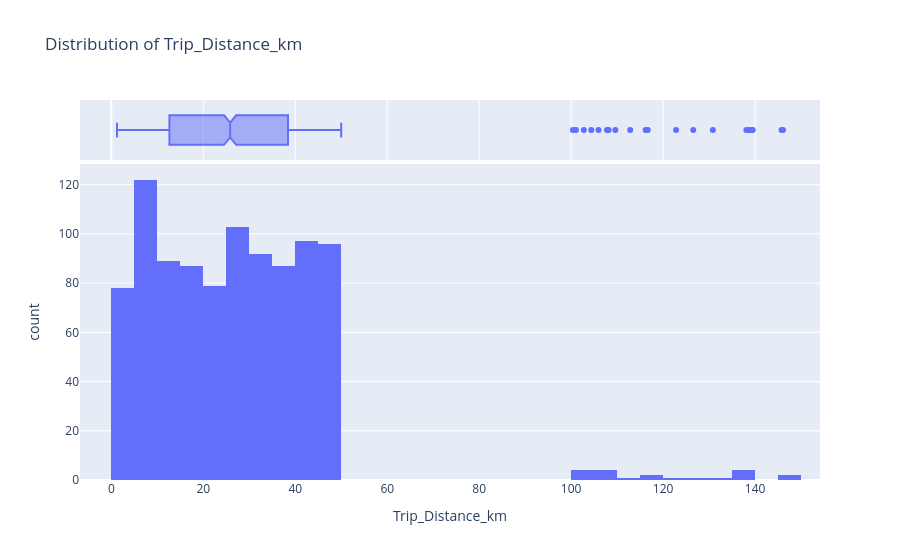
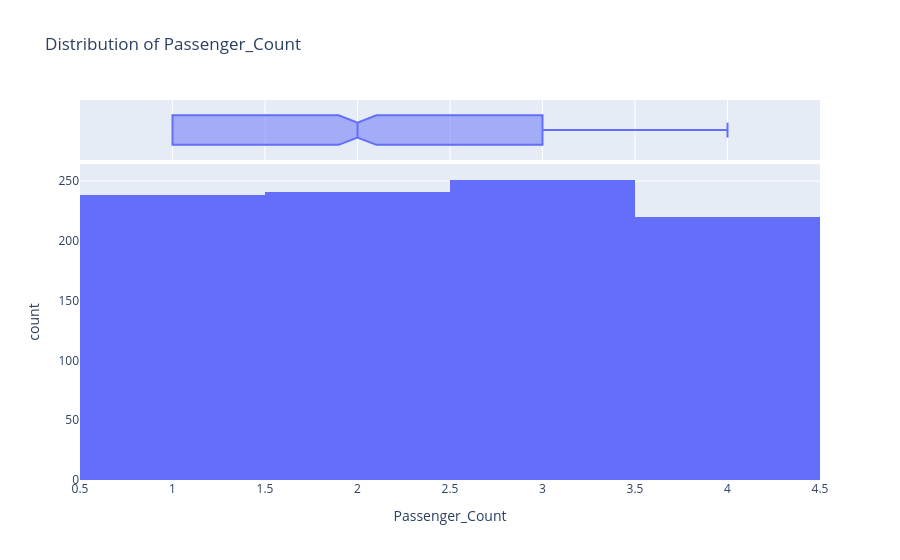
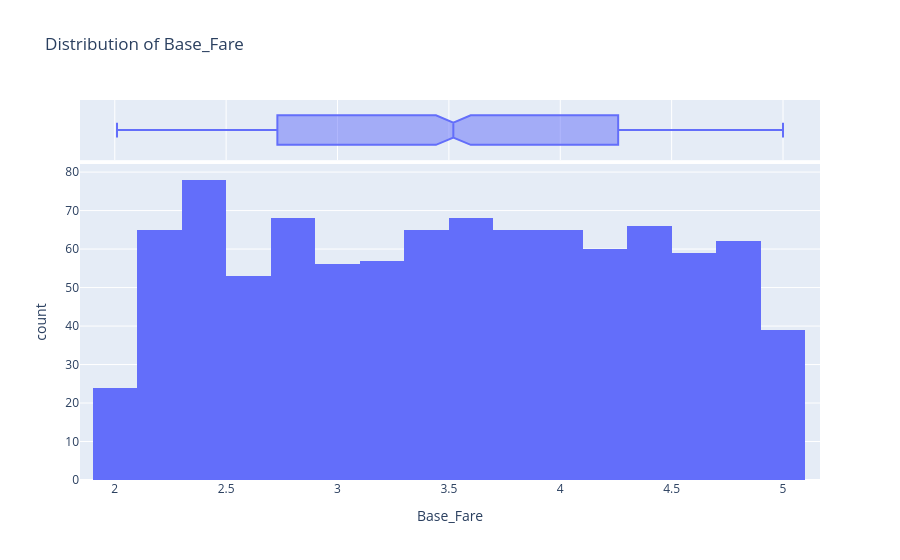
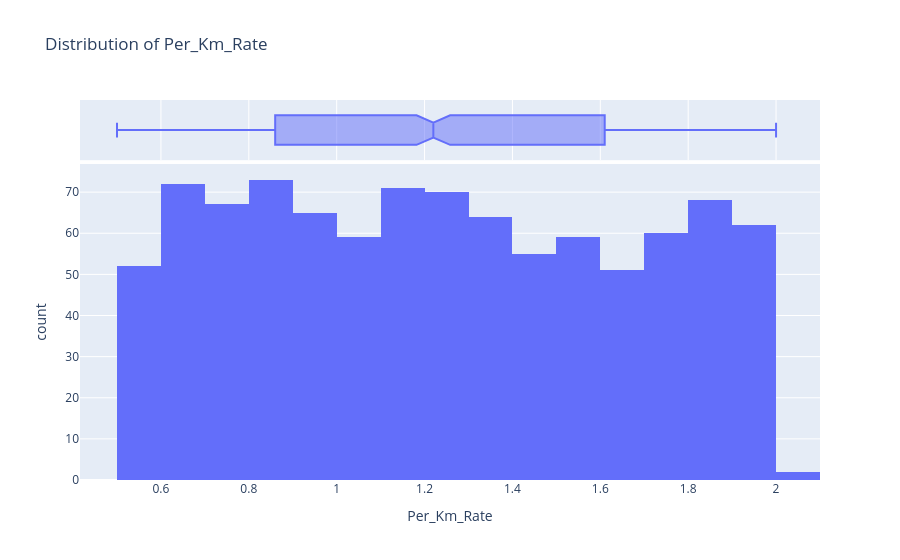

Write notebook code for charts like these, in order.
### Code cell
for col in num_cols:
    fig=px.histogram(df,x=col,marginal="box",title=f"Distribution of {col}")
    fig.show()

### Figure 1 — Plotly figure (JSON) as saved in the notebook; plotly's stock layout.template omitted (floating-point values rounded to 4 significant figures; data arrays with more than 128 entries replaced by an {"elided": "..."} marker saying what was removed)
{"data": [{"bingroup": "x", "hovertemplate": "Trip_Distance_km=%{x}<br>count=%{y}<extra></extra>", "legendgroup": "", "marker": {"color": "#636efa", "pattern": {"shape": ""}}, "name": "", "orientation": "v", "showlegend": false, "type": "histogram", "x": {"elided": "1000 float values"}, "xaxis": "x", "yaxis": "y"}, {"hovertemplate": "Trip_Distance_km=%{x}<extra></extra>", "legendgroup": "", "marker": {"color": "#636efa"}, "name": "", "notched": true, "showlegend": false, "type": "box", "x": {"elided": "1000 float values"}, "xaxis": "x2", "yaxis": "y2"}], "layout": {"barmode": "relative", "legend": {"tracegroupgap": 0}, "title": {"text": "Distribution of Trip_Distance_km"}, "xaxis": {"anchor": "y", "domain": [0, 1], "title": {"text": "Trip_Distance_km"}}, "xaxis2": {"anchor": "y2", "domain": [0, 1], "matches": "x", "showgrid": true, "showticklabels": false}, "yaxis": {"anchor": "x", "domain": [0, 0.8316], "title": {"text": "count"}}, "yaxis2": {"anchor": "x2", "domain": [0.8416, 1], "matches": "y2", "showgrid": false, "showline": false, "showticklabels": false, "ticks": ""}}}

### Figure 2 — Plotly figure (JSON) as saved in the notebook; plotly's stock layout.template omitted (floating-point values rounded to 4 significant figures; data arrays with more than 128 entries replaced by an {"elided": "..."} marker saying what was removed)
{"data": [{"bingroup": "x", "hovertemplate": "Passenger_Count=%{x}<br>count=%{y}<extra></extra>", "legendgroup": "", "marker": {"color": "#636efa", "pattern": {"shape": ""}}, "name": "", "orientation": "v", "showlegend": false, "type": "histogram", "x": {"elided": "1000 float values"}, "xaxis": "x", "yaxis": "y"}, {"hovertemplate": "Passenger_Count=%{x}<extra></extra>", "legendgroup": "", "marker": {"color": "#636efa"}, "name": "", "notched": true, "showlegend": false, "type": "box", "x": {"elided": "1000 float values"}, "xaxis": "x2", "yaxis": "y2"}], "layout": {"barmode": "relative", "legend": {"tracegroupgap": 0}, "title": {"text": "Distribution of Passenger_Count"}, "xaxis": {"anchor": "y", "domain": [0, 1], "title": {"text": "Passenger_Count"}}, "xaxis2": {"anchor": "y2", "domain": [0, 1], "matches": "x", "showgrid": true, "showticklabels": false}, "yaxis": {"anchor": "x", "domain": [0, 0.8316], "title": {"text": "count"}}, "yaxis2": {"anchor": "x2", "domain": [0.8416, 1], "matches": "y2", "showgrid": false, "showline": false, "showticklabels": false, "ticks": ""}}}

### Figure 3 — Plotly figure (JSON) as saved in the notebook; plotly's stock layout.template omitted (floating-point values rounded to 4 significant figures; data arrays with more than 128 entries replaced by an {"elided": "..."} marker saying what was removed)
{"data": [{"bingroup": "x", "hovertemplate": "Base_Fare=%{x}<br>count=%{y}<extra></extra>", "legendgroup": "", "marker": {"color": "#636efa", "pattern": {"shape": ""}}, "name": "", "orientation": "v", "showlegend": false, "type": "histogram", "x": {"elided": "1000 float values"}, "xaxis": "x", "yaxis": "y"}, {"hovertemplate": "Base_Fare=%{x}<extra></extra>", "legendgroup": "", "marker": {"color": "#636efa"}, "name": "", "notched": true, "showlegend": false, "type": "box", "x": {"elided": "1000 float values"}, "xaxis": "x2", "yaxis": "y2"}], "layout": {"barmode": "relative", "legend": {"tracegroupgap": 0}, "title": {"text": "Distribution of Base_Fare"}, "xaxis": {"anchor": "y", "domain": [0, 1], "title": {"text": "Base_Fare"}}, "xaxis2": {"anchor": "y2", "domain": [0, 1], "matches": "x", "showgrid": true, "showticklabels": false}, "yaxis": {"anchor": "x", "domain": [0, 0.8316], "title": {"text": "count"}}, "yaxis2": {"anchor": "x2", "domain": [0.8416, 1], "matches": "y2", "showgrid": false, "showline": false, "showticklabels": false, "ticks": ""}}}

### Figure 4 — Plotly figure (JSON) as saved in the notebook; plotly's stock layout.template omitted (floating-point values rounded to 4 significant figures; data arrays with more than 128 entries replaced by an {"elided": "..."} marker saying what was removed)
{"data": [{"bingroup": "x", "hovertemplate": "Per_Km_Rate=%{x}<br>count=%{y}<extra></extra>", "legendgroup": "", "marker": {"color": "#636efa", "pattern": {"shape": ""}}, "name": "", "orientation": "v", "showlegend": false, "type": "histogram", "x": {"elided": "1000 float values"}, "xaxis": "x", "yaxis": "y"}, {"hovertemplate": "Per_Km_Rate=%{x}<extra></extra>", "legendgroup": "", "marker": {"color": "#636efa"}, "name": "", "notched": true, "showlegend": false, "type": "box", "x": {"elided": "1000 float values"}, "xaxis": "x2", "yaxis": "y2"}], "layout": {"barmode": "relative", "legend": {"tracegroupgap": 0}, "title": {"text": "Distribution of Per_Km_Rate"}, "xaxis": {"anchor": "y", "domain": [0, 1], "title": {"text": "Per_Km_Rate"}}, "xaxis2": {"anchor": "y2", "domain": [0, 1], "matches": "x", "showgrid": true, "showticklabels": false}, "yaxis": {"anchor": "x", "domain": [0, 0.8316], "title": {"text": "count"}}, "yaxis2": {"anchor": "x2", "domain": [0.8416, 1], "matches": "y2", "showgrid": false, "showline": false, "showticklabels": false, "ticks": ""}}}
